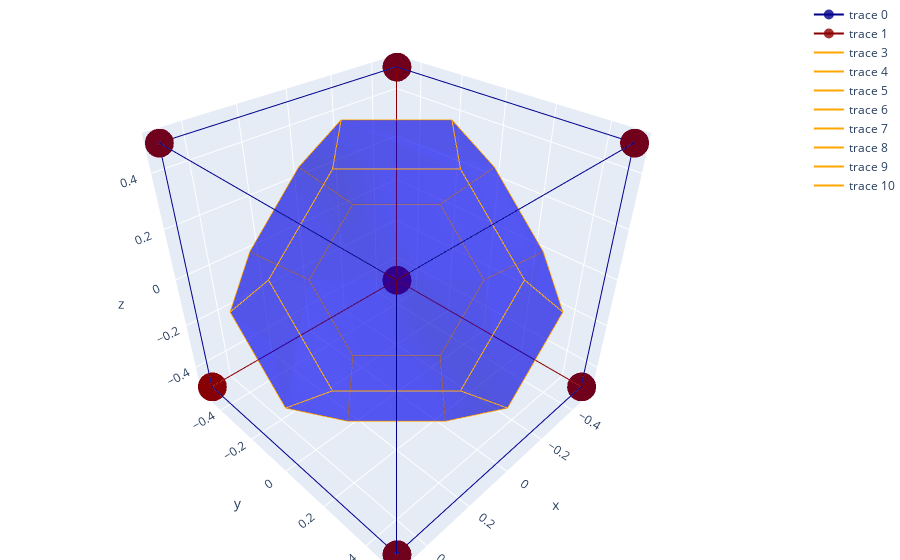

The notebook cell saved with this chart:
### Code cell
# # Configure Plotly to be rendered inline in the notebook.
# plotly.offline.init_notebook_mode()
cell_range = 2
# Configure the trace.
a1 = [0,0.5, 0.5]
a2 = [0.5,0, 0.5]
a3 = [0.5,0.5, 0]

a1, a2, a3 = [np.array(x) for x in (a1, a2, a3)]

# lattice_vectors = list()

# for ni in range(-cell_range, cell_range + 1):
#     for nj in range(-cell_range, cell_range + 1):
#         for nk in range(-cell_range, cell_range + 1):
#             lattice_vectors.append(list(a1*ni + a2*nj + a3*nk))
            
cube = [
    [0,0,0],
    [0,0,1],
    [0,1,1],
    [0,1,0],
    [0,0,0],
    
    [1,0,0],
    [1,0,1],
    [1,1,1],
    [1,1,0],
    [1,0,0],
    
    [0,0,0],
    [0,0,1],
    [1,0,1],
    [0,0,1],
    [0,1,1],
    [1,1,1],
    [0,1,1],
    [0,1,0],
    [1,1,0],
    [0,1,0],
    [0,0,0]
    
    
#     [0,0,0],
#     [0,0.5,0.5],
#     [0,0,0],
#     [0,1,0],
#     [0,0.5,0.5],
#     [0,0,0],
    
]

body_center = [
    [0,0,0],
    [0.5,0.5,0.5],
    [0,0,1],
    [0.5,0.5,0.5],
    [0,1,1],
    [0.5,0.5,0.5],
    [0,1,0],
    [0.5,0.5,0.5],
    [0,0,0],
    [0.5,0.5,0.5],
    [1,0,0],
    [0.5,0.5,0.5],
    [1,0,1],
    [0.5,0.5,0.5],
    [1,1,1],
    [0.5,0.5,0.5],
    [1,1,0],
    [0.5,0.5,0.5],
    [1,0,0],
    [0.5,0.5,0.5],
]

cube = [[x - 0.5, y - 0.5, z - 0.5] for (x,y,z) in cube]
body_center = [[x - 0.5, y - 0.5, z - 0.5] for (x,y,z) in body_center]



cube = np.array(cube)
body_center = np.array(body_center)

body_center_trace = go.Scatter3d(
    x=body_center[:, 0],  # <-- Put your data instead
    y=body_center[:, 1],  # <-- Put your data instead
    z=body_center[:, 2],  # <-- Put your data instead
    mode='lines+markers',
    marker={
        'size': 10,
        'opacity': 0.8,
    },
    line=dict(
        color='darkred',
        width=2
    )
)


cube_trace = go.Scatter3d(
    x=cube[:, 0],  # <-- Put your data instead
    y=cube[:, 1],  # <-- Put your data instead
    z=cube[:, 2],  # <-- Put your data instead
    mode='lines+markers',
    marker={
        'size': 10,
        'opacity': 0.8,
    },
    line=dict(
        color='darkblue',
        width=2
    )
)

# Configure the layout.
layout = go.Layout(
    margin={'l': 0, 'r': 0, 'b': 0, 't': 0}
)

data = [cube_trace, body_center_trace, trunc_dodeca_trace, *hexagon_traces]

plot_figure = go.Figure(data=data, layout=layout)

# Render the plot.
plotly.offline.iplot(plot_figure)

### Figure 1 — Plotly figure (JSON) as saved in the notebook; plotly's stock layout.template omitted (floating-point values rounded to 4 significant figures)
{"data": [{"line": {"color": "darkblue", "width": 2}, "marker": {"opacity": 0.8, "size": 10}, "mode": "lines+markers", "type": "scatter3d", "x": [-0.5, -0.5, -0.5, -0.5, -0.5, 0.5, 0.5, 0.5, 0.5, 0.5, -0.5, -0.5, 0.5, -0.5, -0.5, 0.5, -0.5, -0.5, 0.5, -0.5, -0.5], "y": [-0.5, -0.5, 0.5, 0.5, -0.5, -0.5, -0.5, 0.5, 0.5, -0.5, -0.5, -0.5, -0.5, -0.5, 0.5, 0.5, 0.5, 0.5, 0.5, 0.5, -0.5], "z": [-0.5, 0.5, 0.5, -0.5, -0.5, -0.5, 0.5, 0.5, -0.5, -0.5, -0.5, 0.5, 0.5, 0.5, 0.5, 0.5, 0.5, -0.5, -0.5, -0.5, -0.5]}, {"line": {"color": "darkred", "width": 2}, "marker": {"opacity": 0.8, "size": 10}, "mode": "lines+markers", "type": "scatter3d", "x": [-0.5, 0, -0.5, 0, -0.5, 0, -0.5, 0, -0.5, 0, 0.5, 0, 0.5, 0, 0.5, 0, 0.5, 0, 0.5, 0], "y": [-0.5, 0, -0.5, 0, 0.5, 0, 0.5, 0, -0.5, 0, -0.5, 0, -0.5, 0, 0.5, 0, 0.5, 0, -0.5, 0], "z": [-0.5, 0, 0.5, 0, 0.5, 0, -0.5, 0, -0.5, 0, -0.5, 0, 0.5, 0, 0.5, 0, -0.5, 0, -0.5, 0]}, {"alphahull": 0, "color": "blue", "opacity": 0.4, "type": "mesh3d", "x": [0, 0.25, 0, -0.25, 0, 0.25, 0, -0.25, -0.5, -0.5, -0.5, -0.5, 0.5, 0.5, 0.5, 0.5, 0, 0.25, 0, -0.25, 0, 0.25, 0, -0.25], "y": [0.5, 0.5, 0.5, 0.5, -0.5, -0.5, -0.5, -0.5, 0.25, 0, -0.25, 0, 0.25, 0, -0.25, 0, 0.25, 0, -0.25, 0, 0.25, 0, -0.25, 0], "z": [0.25, 0, -0.25, 0, 0.25, 0, -0.25, 0, 0, -0.25, 0, 0.25, 0, -0.25, 0, 0.25, -0.5, -0.5, -0.5, -0.5, 0.5, 0.5, 0.5, 0.5]}, {"line": {"color": "orange", "width": 2}, "mode": "lines", "type": "scatter3d", "x": [0, 0, 0.25, 0.5, 0.5, 0.25, 0], "y": [0.25, 0.5, 0.5, 0.25, 0, 0, 0.25], "z": [-0.5, -0.25, 0, 0, -0.25, -0.5, -0.5]}, {"line": {"color": "orange", "width": 2}, "mode": "lines", "type": "scatter3d", "x": [0, 0, -0.25, -0.5, -0.5, -0.25, 0], "y": [0.25, 0.5, 0.5, 0.25, 0, 0, 0.25], "z": [-0.5, -0.25, 0, 0, -0.25, -0.5, -0.5]}, {"line": {"color": "orange", "width": 2}, "mode": "lines", "type": "scatter3d", "x": [0, 0, 0.25, 0.5, 0.5, 0.25, 0], "y": [-0.25, -0.5, -0.5, -0.25, 0, 0, -0.25], "z": [-0.5, -0.25, 0, 0, -0.25, -0.5, -0.5]}, {"line": {"color": "orange", "width": 2}, "mode": "lines", "type": "scatter3d", "x": [0, 0, -0.25, -0.5, -0.5, -0.25, 0], "y": [-0.25, -0.5, -0.5, -0.25, 0, 0, -0.25], "z": [-0.5, -0.25, 0, 0, -0.25, -0.5, -0.5]}, {"line": {"color": "orange", "width": 2}, "mode": "lines", "type": "scatter3d", "x": [0, 0, 0.25, 0.5, 0.5, 0.25, 0], "y": [0.25, 0.5, 0.5, 0.25, 0, 0, 0.25], "z": [0.5, 0.25, 0, 0, 0.25, 0.5, 0.5]}, {"line": {"color": "orange", "width": 2}, "mode": "lines", "type": "scatter3d", "x": [0, 0, -0.25, -0.5, -0.5, -0.25, 0], "y": [0.25, 0.5, 0.5, 0.25, 0, 0, 0.25], "z": [0.5, 0.25, 0, 0, 0.25, 0.5, 0.5]}, {"line": {"color": "orange", "width": 2}, "mode": "lines", "type": "scatter3d", "x": [0, 0, 0.25, 0.5, 0.5, 0.25, 0], "y": [-0.25, -0.5, -0.5, -0.25, 0, 0, -0.25], "z": [0.5, 0.25, 0, 0, 0.25, 0.5, 0.5]}, {"line": {"color": "orange", "width": 2}, "mode": "lines", "type": "scatter3d", "x": [0, 0, -0.25, -0.5, -0.5, -0.25, 0], "y": [-0.25, -0.5, -0.5, -0.25, 0, 0, -0.25], "z": [0.5, 0.25, 0, 0, 0.25, 0.5, 0.5]}], "layout": {"margin": {"b": 0, "l": 0, "r": 0, "t": 0}}}
